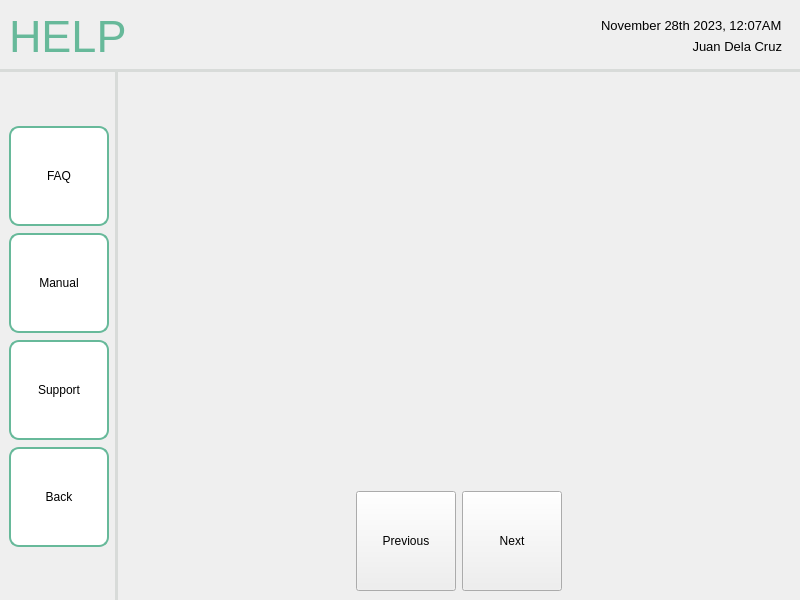
<?xml version="1.0" encoding="UTF-8"?>
<ui version="4.0">
 <class>MainWindow</class>
 <widget class="QMainWindow" name="MainWindow">
  <property name="geometry">
   <rect>
    <x>0</x>
    <y>0</y>
    <width>800</width>
    <height>600</height>
   </rect>
  </property>
  <property name="windowTitle">
   <string>MainWindow</string>
  </property>
  <widget class="QWidget" name="centralwidget">
   <layout class="QHBoxLayout" name="horizontalLayout">
    <property name="leftMargin">
     <number>0</number>
    </property>
    <property name="topMargin">
     <number>0</number>
    </property>
    <property name="rightMargin">
     <number>0</number>
    </property>
    <property name="bottomMargin">
     <number>0</number>
    </property>
    <item>
     <widget class="QFrame" name="frame">
      <property name="sizePolicy">
       <sizepolicy hsizetype="Preferred" vsizetype="Preferred">
        <horstretch>0</horstretch>
        <verstretch>0</verstretch>
       </sizepolicy>
      </property>
      <property name="frameShape">
       <enum>QFrame::NoFrame</enum>
      </property>
      <property name="frameShadow">
       <enum>QFrame::Plain</enum>
      </property>
      <layout class="QGridLayout" name="gridLayout_2">
       <property name="leftMargin">
        <number>0</number>
       </property>
       <property name="topMargin">
        <number>0</number>
       </property>
       <property name="rightMargin">
        <number>0</number>
       </property>
       <property name="bottomMargin">
        <number>0</number>
       </property>
       <property name="spacing">
        <number>0</number>
       </property>
       <item row="1" column="0">
        <widget class="QWidget" name="navBar" native="true">
         <property name="sizePolicy">
          <sizepolicy hsizetype="Fixed" vsizetype="Preferred">
           <horstretch>0</horstretch>
           <verstretch>0</verstretch>
          </sizepolicy>
         </property>
         <property name="styleSheet">
          <string notr="true">QWidget {
    border-right: 3px solid #D8DBD9;
}
</string>
         </property>
         <layout class="QVBoxLayout" name="verticalLayout_7">
          <property name="spacing">
           <number>7</number>
          </property>
          <item>
           <spacer name="verticalSpacer_4">
            <property name="orientation">
             <enum>Qt::Vertical</enum>
            </property>
            <property name="sizeHint" stdset="0">
             <size>
              <width>20</width>
              <height>40</height>
             </size>
            </property>
           </spacer>
          </item>
          <item>
           <widget class="QPushButton" name="addUserButton">
            <property name="minimumSize">
             <size>
              <width>100</width>
              <height>100</height>
             </size>
            </property>
            <property name="maximumSize">
             <size>
              <width>100</width>
              <height>100</height>
             </size>
            </property>
            <property name="styleSheet">
             <string notr="true">QPushButton {
    background-color: white;
    border: 2px solid #67B99A;
    color: black;
    padding: 8px 16px;
    border-radius: 10px;
}

QPushButton:hover {
    border: 2px solid #4D926D;
}

QPushButton:pressed {
	background-color: #F0F0F0;
	border: 2px solid #265C42;
}

</string>
            </property>
            <property name="text">
             <string>FAQ</string>
            </property>
           </widget>
          </item>
          <item>
           <widget class="QPushButton" name="editUserButton">
            <property name="minimumSize">
             <size>
              <width>100</width>
              <height>100</height>
             </size>
            </property>
            <property name="maximumSize">
             <size>
              <width>100</width>
              <height>100</height>
             </size>
            </property>
            <property name="layoutDirection">
             <enum>Qt::LeftToRight</enum>
            </property>
            <property name="styleSheet">
             <string notr="true">QPushButton {
    background-color: white;
    border: 2px solid #67B99A;
    color: black;
    padding: 8px 16px;
    border-radius: 10px;
}

QPushButton:hover {
    border: 2px solid #4D926D;
}

QPushButton:pressed {
	background-color: #F0F0F0;
	border: 2px solid #265C42;
}</string>
            </property>
            <property name="text">
             <string>Manual</string>
            </property>
            <property name="autoRepeat">
             <bool>false</bool>
            </property>
            <property name="autoExclusive">
             <bool>false</bool>
            </property>
           </widget>
          </item>
          <item>
           <widget class="QPushButton" name="pushButton">
            <property name="minimumSize">
             <size>
              <width>100</width>
              <height>100</height>
             </size>
            </property>
            <property name="maximumSize">
             <size>
              <width>100</width>
              <height>100</height>
             </size>
            </property>
            <property name="styleSheet">
             <string notr="true">QPushButton {
    background-color: white;
    border: 2px solid #67B99A;
    color: black;
    padding: 8px 16px;
    border-radius: 10px;
}

QPushButton:hover {
    border: 2px solid #4D926D;
}

QPushButton:pressed {
	background-color: #F0F0F0;
	border: 2px solid #265C42;
}</string>
            </property>
            <property name="text">
             <string>Support</string>
            </property>
           </widget>
          </item>
          <item>
           <widget class="QPushButton" name="backButton">
            <property name="sizePolicy">
             <sizepolicy hsizetype="Fixed" vsizetype="Fixed">
              <horstretch>0</horstretch>
              <verstretch>0</verstretch>
             </sizepolicy>
            </property>
            <property name="minimumSize">
             <size>
              <width>100</width>
              <height>100</height>
             </size>
            </property>
            <property name="maximumSize">
             <size>
              <width>100</width>
              <height>100</height>
             </size>
            </property>
            <property name="font">
             <font>
              <pointsize>9</pointsize>
             </font>
            </property>
            <property name="styleSheet">
             <string notr="true">QPushButton {
    background-color: white;
    border: 2px solid #67B99A;
    color: black;
    padding: 8px 16px;
    border-radius: 10px;
}

QPushButton:hover {
    border: 2px solid #4D926D;
}

QPushButton:pressed {
	background-color: #F0F0F0;
	border: 2px solid #265C42;
}</string>
            </property>
            <property name="text">
             <string>Back</string>
            </property>
            <property name="icon">
             <iconset>
              <normaloff>:/logos/Icons/entypo_back.png</normaloff>:/logos/Icons/entypo_back.png</iconset>
            </property>
            <property name="autoRepeat">
             <bool>false</bool>
            </property>
           </widget>
          </item>
          <item>
           <spacer name="verticalSpacer_5">
            <property name="orientation">
             <enum>Qt::Vertical</enum>
            </property>
            <property name="sizeHint" stdset="0">
             <size>
              <width>20</width>
              <height>40</height>
             </size>
            </property>
           </spacer>
          </item>
         </layout>
        </widget>
       </item>
       <item row="0" column="0" colspan="2">
        <widget class="QWidget" name="header" native="true">
         <property name="styleSheet">
          <string notr="true">QWidget {
    border-bottom: 3px solid #D8DBD9; 
}
</string>
         </property>
         <layout class="QHBoxLayout" name="horizontalLayout_13">
          <item>
           <widget class="QLabel" name="titleLabel">
            <property name="font">
             <font>
              <pointsize>-1</pointsize>
             </font>
            </property>
            <property name="layoutDirection">
             <enum>Qt::LeftToRight</enum>
            </property>
            <property name="styleSheet">
             <string notr="true">QLabel {
    color: #67B99A;
    font-size: 45px;
}</string>
            </property>
            <property name="text">
             <string>HELP</string>
            </property>
            <property name="scaledContents">
             <bool>false</bool>
            </property>
           </widget>
          </item>
          <item>
           <spacer name="horizontalSpacer_2">
            <property name="orientation">
             <enum>Qt::Horizontal</enum>
            </property>
            <property name="sizeHint" stdset="0">
             <size>
              <width>40</width>
              <height>20</height>
             </size>
            </property>
           </spacer>
          </item>
          <item>
           <widget class="QFrame" name="systemLabel">
            <layout class="QVBoxLayout" name="verticalLayout_12">
             <item>
              <widget class="QLabel" name="sysTimeDate">
               <property name="font">
                <font>
                 <pointsize>10</pointsize>
                </font>
               </property>
               <property name="styleSheet">
                <string notr="true">QLabel {
    color: black;
}</string>
               </property>
               <property name="text">
                <string>November 28th 2023, 12:07AM</string>
               </property>
              </widget>
             </item>
             <item>
              <widget class="QLabel" name="userName">
               <property name="font">
                <font>
                 <pointsize>10</pointsize>
                </font>
               </property>
               <property name="styleSheet">
                <string notr="true">QLabel {
    color: black;
}</string>
               </property>
               <property name="text">
                <string>Juan Dela Cruz</string>
               </property>
               <property name="alignment">
                <set>Qt::AlignRight|Qt::AlignTrailing|Qt::AlignVCenter</set>
               </property>
              </widget>
             </item>
            </layout>
           </widget>
          </item>
         </layout>
        </widget>
       </item>
       <item row="1" column="1">
        <widget class="QWidget" name="mainContent" native="true">
         <layout class="QVBoxLayout" name="verticalLayout">
          <item>
           <widget class="QLabel" name="tutorial">
            <property name="text">
             <string/>
            </property>
           </widget>
          </item>
          <item>
           <widget class="QWidget" name="widget" native="true">
            <property name="sizePolicy">
             <sizepolicy hsizetype="Preferred" vsizetype="Fixed">
              <horstretch>0</horstretch>
              <verstretch>0</verstretch>
             </sizepolicy>
            </property>
            <layout class="QHBoxLayout" name="horizontalLayout_2">
             <property name="leftMargin">
              <number>0</number>
             </property>
             <property name="topMargin">
              <number>0</number>
             </property>
             <property name="rightMargin">
              <number>0</number>
             </property>
             <property name="bottomMargin">
              <number>0</number>
             </property>
             <item>
              <spacer name="horizontalSpacer">
               <property name="orientation">
                <enum>Qt::Horizontal</enum>
               </property>
               <property name="sizeHint" stdset="0">
                <size>
                 <width>40</width>
                 <height>20</height>
                </size>
               </property>
              </spacer>
             </item>
             <item>
              <widget class="QPushButton" name="pushButton_2">
               <property name="minimumSize">
                <size>
                 <width>100</width>
                 <height>100</height>
                </size>
               </property>
               <property name="maximumSize">
                <size>
                 <width>100</width>
                 <height>100</height>
                </size>
               </property>
               <property name="text">
                <string>Previous</string>
               </property>
              </widget>
             </item>
             <item>
              <widget class="QPushButton" name="pushButton_3">
               <property name="minimumSize">
                <size>
                 <width>100</width>
                 <height>100</height>
                </size>
               </property>
               <property name="maximumSize">
                <size>
                 <width>100</width>
                 <height>100</height>
                </size>
               </property>
               <property name="text">
                <string>Next</string>
               </property>
              </widget>
             </item>
             <item>
              <spacer name="horizontalSpacer_3">
               <property name="orientation">
                <enum>Qt::Horizontal</enum>
               </property>
               <property name="sizeHint" stdset="0">
                <size>
                 <width>40</width>
                 <height>20</height>
                </size>
               </property>
              </spacer>
             </item>
            </layout>
           </widget>
          </item>
         </layout>
        </widget>
       </item>
      </layout>
     </widget>
    </item>
   </layout>
  </widget>
 </widget>
 <resources>
  <include location="../../../assets/resourceFile.qrc"/>
 </resources>
 <connections/>
</ui>
